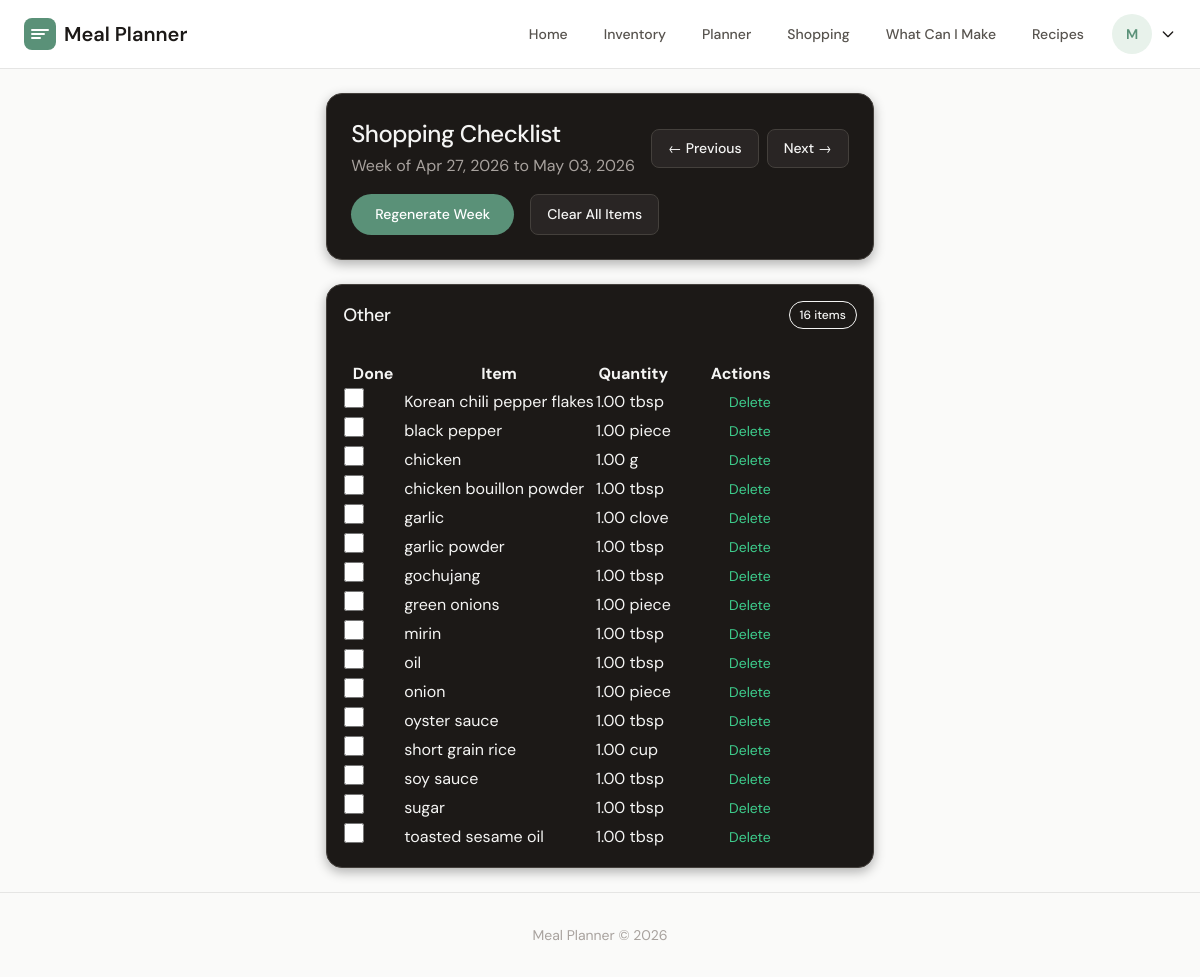
The app's page /shopping/ (signed in) with its own data.
### accounts/models.py (models this page shows, shortened)
class CustomUser(AbstractUser):
    household = models.ForeignKey(
        "household.Household",
        on_delete=models.SET_NULL,
        null=True,
        blank=True,
    )
    class Meta:
        ordering = ["email"]

### shopping/models.py (models this page shows, shortened)
class ShoppingListItem(models.Model):
    shopping_week = models.ForeignKey(
        ShoppingListWeek, on_delete=models.CASCADE, related_name="items"
    )
    name = models.CharField(max_length=200, db_index=True)
    quantity = models.DecimalField(max_digits=8, decimal_places=2, default=1)
    unit = models.CharField(max_length=20, blank=True)
    category = models.CharField(max_length=50, default="other", blank=True)
    checked = models.BooleanField(default=False)
    source_recipe = models.ForeignKey(
        Recipe,
        on_delete=models.SET_NULL,
        null=True,
        blank=True,
        related_name="shopping_items",
    )
    notes = models.TextField(blank=True)
    class Meta:
        ordering = ["checked", "category", "name"]
        indexes = [
            models.Index(fields=["shopping_week", "checked"]),
            models.Index(fields=["shopping_week", "category"]),
        ]

### shopping/views.py (the view)
# urls.py: path("", ShoppingWeekView.as_view(), name="week"),
class ShoppingWeekView(LoginRequiredMixin, TemplateView):
    template_name = "shopping/shopping_week.html"
    def get_context_data(self, **kwargs):
        context = super().get_context_data(**kwargs)
        week_start = _parse_week_start(self.request.GET.get("week_start"))
        household = self.request.user.household
        shopping_week = ShoppingListWeek.objects.filter(
            household=household,
            week_start=week_start,
        ).first()
        if shopping_week is None:
            shopping_week = generate_week_shopping_list(household, week_start)
        context["shopping_week"] = shopping_week
        context["shopping_items"] = shopping_week.items.all()
        context["week_start"] = week_start
        context["week_end"] = week_start + timedelta(days=6)
        context["previous_week"] = week_start - timedelta(days=7)
        context["next_week"] = week_start + timedelta(days=7)
        context["week_start_iso"] = week_start.isoformat()
        context["previous_week_iso"] = context["previous_week"].isoformat()
        context["next_week_iso"] = context["next_week"].isoformat()
        context["week_url"] = reverse("shopping:week")
        context["regenerate_week_url"] = reverse("shopping:regenerate_week")
        context["clear_week_url"] = reverse("shopping:week_clear")
        return context

### shopping/views.py (called while the page is built)
def _current_monday():
    today = date.today()
    return today - timedelta(days=today.weekday())

def _parse_week_start(raw_value):
    if not raw_value:
        return _current_monday()
    try:
        parsed = datetime.strptime(raw_value, "%Y-%m-%d").date()
    except ValueError:
        return _current_monday()
    return parsed - timedelta(days=parsed.weekday())

### templates/shopping/shopping_week.html (shortened to what this page needs)
{% extends "base.html" %}
{% block content %}
<div class="max-w-5xl mx-auto space-y-6">
    <div class="card-dark">
        <div class="p-6">
            <div class="flex flex-wrap items-center justify-between gap-4 mb-4">
                <div>
                    <h1 class="text-2xl font-medium mb-1">Shopping Checklist</h1>
                    <p style="color: var(--text-light-gray);">
                        Week of {{ week_start|date:"M d, Y" }} to {{ week_end|date:"M d, Y" }}
                    </p>
                </div>
                <div class="flex items-center gap-2">
                    <a href="{% url 'shopping:week' %}?week_start={{ previous_week|date:'Y-m-d' }}" class="btn-ghost">
                        ← Previous
                    </a>
                    <a href="{% url 'shopping:week' %}?week_start={{ next_week|date:'Y-m-d' }}" class="btn-ghost">
                        Next →
                    </a>
                </div>
            </div>
            <div class="flex flex-wrap gap-4">
                <form method="post" action="{% url 'shopping:regenerate_week' %}">
                    <button type="submit" class="btn-pill">
                        Regenerate Week
                    </button>
                </form>
                <button
                    type="button"
                    class="btn-ghost"
                    style="color: #fc7981;"
                    onclick="clearWeekItems('{{ week_start|date:'Y-m-d' }}')"
                >
                    Clear All Items
                </button>
            </div>
        </div>
    </div>
    {% if shopping_items %}
        {% regroup shopping_items by category as category_groups %}
        {% for category_group in category_groups %}
        <div class="card-dark">
            <div class="p-4 flex items-center justify-between" style="border-bottom: 1px solid var(--border-dark);">
                <h2 class="text-lg font-medium capitalize">{{ category_group.grouper|default:"Other" }}</h2>
                <span class="badge-dark">{{ category_group.list|length }} item{{ category_group.list|length|pluralize }}</span>
            </div>
            <div class="p-4">
                <table class="table-dark">
                    <thead>
                        <tr>
                            <th style="width: 60px;">Done</th>
                            <th>Item</th>
                            <th>Quantity</th>
                            <th style="width: 100px; text-align: right;">Actions</th>
                        </tr>
                    </thead>
                    <tbody>
                        {% for item in category_group.list %}
                        <tr id="item-row-{{ item.id }}" style="{% if item.checked %}opacity: 0.6;{% endif %}">
                            <td>
                                <input
                                    type="checkbox"
                                    style="width: 20px; height: 20px;"
                                    onchange="toggleShoppingItem({{ item.id }}, this)"
                                >
                            </td>
                            <td style="{% if item.checked %}text-decoration: line-through;{% endif %}">
                                {{ item.name }}
                            </td>
                            <td>{{ item.quantity }} {{ item.unit }}</td>
                            <td style="text-align: right;">
                                <a href="{% url 'shopping:item_delete' item.pk %}" class="link-green text-sm">Delete</a>
                            </td>
                        </tr>
                        {% endfor %}
                    </tbody>
                </table>
            </div>
        </div>
        {% endfor %}
    {% endif %}
</div>
{% endblock %}

### templates/base.html (shortened to what this page needs)
<!DOCTYPE html>
<html lang="en">
<head>
    <script src="https://cdn.tailwindcss.com"></script>
    </head>
    <body class="min-h-screen flex flex-col">
        <nav class="nav" x-data="{ menuOpen: false, userMenuOpen: false }">
            <div class="max-w-7xl mx-auto flex items-center justify-between">
                <div>
                    <a href="{% url 'home' %}" class="flex items-center gap-2 text-xl font-semibold" style="color: var(--text-primary); text-decoration: none;">
                        <svg class="w-8 h-8" viewBox="0 0 32 32" fill="none">
                            <rect width="32" height="32" rx="8" fill="var(--brand-primary)"/>
                            <path d="M8 12h16M8 16h12M8 20h8" stroke="white" stroke-width="2" stroke-linecap="round"/>
                        </svg>
                        <span class="hidden sm:inline">Meal Planner</span>
                    </a>
                </div>
                <div class="hidden lg:flex items-center gap-1">
                    <a href="{% url 'home' %}" class="nav-link">Home</a>
                    {% if user.is_authenticated %}
                    <a href="{% url 'inventory:inventory_list' %}" class="nav-link">Inventory</a>
                    <a href="{% url 'meal_planner:planner' %}" class="nav-link">Planner</a>
                    <a href="{% url 'shopping:week' %}" class="nav-link">Shopping</a>
                    <a href="{% url 'shopping:discovery' %}" class="nav-link">What Can I Make</a>
                    {% endif %}
                    <a href="{% url 'recipes:recipe_list' %}" class="nav-link">Recipes</a>
                    {% if user.is_authenticated %}
                    <div class="relative">
                        <button @click="userMenuOpen = !userMenuOpen" class="flex items-center gap-2 ml-2">
                            <div class="avatar">{{ user.username|slice:":1"|upper }}</div>
                            <svg class="w-4 h-4" fill="none" stroke="currentColor" viewBox="0 0 24 24">
                                <path stroke-linecap="round" stroke-linejoin="round" stroke-width="2" d="M19 9l-7 7-7-7"></path>
                            </svg>
                        </button>
                    </div>
                    {% else %}
                    <a href="{% url 'login' %}" class="nav-link">Log in</a>
                    <a href="{% url 'register' %}" class="btn-primary">Get Started</a>
                    {% endif %}
                </div>
            </div>
        </nav>
        <main class="max-w-7xl mx-auto px-4 sm:px-6 py-6 flex-1">
        {% block content %}{% endblock %}
    </main>
    <footer class="py-8 text-center" style="border-top: 1px solid var(--border-subtle);">
        <p class="text-sm" style="color: var(--text-muted);">
            Meal Planner &copy; {% now "Y" %}
        </p>
    </footer>
</body>
</html>

### templates/base.html (style rules this page uses)
:root { --brand-primary: #5a9178; --brand-hover: #487561; --brand-light: #e8f2eb; --brand-green: #3ecf8e; --accent-coral: #e07a5f; --accent-coral-light: #fceeed; --bg-page: #fafaf9; --bg-card: #ffffff; --bg-elevated: #f5f5f4; --border-subtle: #e5e5e4; --border-medium: #d6d6d5; --text-primary: #1c1917; --text-secondary: #57534e; --text-muted: #a8a29e; --text-light-gray: #78716c; --text-mid-gray: #6b7280; --text-off-white: #d1d5db; --success-bg: #dcfce7; --success-text: #16a34a; --warning-bg: #fef3c7; --warning-text: #d97706; --error-bg: #fee2e1; --error-text: #dc2626; --font-primary: 'DM Sans', 'Helvetica Neue', Helvetica, Arial, sans-serif; --font-mono: 'JetBrains Mono', 'Menlo', monospace; }
* { font-family: var(--font-primary); }
body { background-color: var(--bg-page); color: var(--text-primary); font-family: var(--font-primary); font-weight: 400; line-height: 1.50; }
h1, h2, h3, h4, h5, h6 { font-weight: 600; letter-spacing: -0.02em; }
h1 { font-size: 2.5rem; line-height: 1.1; }
h2 { font-size: 1.875rem; line-height: 1.2; }
.card-dark { background: #1c1917; border: 1px solid #44403c; border-radius: 16px; box-shadow: 0 4px 12px rgba(0,0,0,0.3); }
.card-dark, .card-dark * { color: #f5f5f4 !important; }
.card-dark .btn-primary, .card-dark .btn-pill { color: white !important; }
.card-dark input, .card-dark select, .card-dark textarea { background: #292524 !important; border-color: #44403c !important; color: #f5f5f4 !important; }
.card-dark input::placeholder, .card-dark textarea::placeholder { color: #78716c !important; }
.card-dark .text-sm, .card-dark p { color: #a8a29e !important; }
.card-dark .link, .card-dark a { color: #3ecf8e !important; }
.card-dark .btn-ghost { background: #292524; color: #f5f5f4 !important; border: 1px solid #44403c; }
.card-dark .link-green { color: #3ecf8e !important; }
.btn-pill { background: var(--brand-primary); color: white !important; font-family: var(--font-primary); font-weight: 500; font-size: 0.875rem; padding: 10px 24px; border: none; border-radius: 9999px; cursor: pointer; transition: all 0.2s ease; display: inline-flex; align-items: center; justify-content: center; gap: 0.5rem; }
.link-green { color: #3ecf8e !important; }
.badge-dark { display: inline-flex; align-items: center; padding: 4px 10px; border-radius: 9999px; font-size: 0.75rem; font-weight: 500; border: 1px solid; }
.btn-ghost { background: transparent; color: var(--text-secondary); font-family: var(--font-primary); font-weight: 500; font-size: 0.875rem; padding: 8px 16px; border: none; border-radius: 8px; cursor: pointer; transition: all 0.2s ease; }
.nav { background: var(--bg-card); border-bottom: 1px solid var(--border-subtle); padding: 14px 24px; position: sticky; top: 0; z-index: 50; }
.nav-link { font-family: var(--font-primary); font-weight: 500; font-size: 0.875rem; color: var(--text-secondary); text-decoration: none; padding: 8px 16px; border-radius: 8px; transition: all 0.2s ease; }
.avatar { width: 40px; height: 40px; border-radius: 50%; background: var(--brand-light); color: var(--brand-primary); display: flex; align-items: center; justify-content: center; font-weight: 600; font-size: 0.875rem; }

### records on screen
CustomUser: username "M"
ShoppingListItem: grouper "Other", name "Korean chili pepper flakes", quantity "1.00", unit "tbsp"
ShoppingListItem: name "black pepper", quantity "1.00", unit "piece"
ShoppingListItem: name "chicken", quantity "1.00", unit "g"
ShoppingListItem: name "chicken bouillon powder", quantity "1.00", unit "tbsp"
ShoppingListItem: name "garlic", quantity "1.00", unit "clove"
ShoppingListItem: name "garlic powder", quantity "1.00", unit "tbsp"
ShoppingListItem: name "gochujang", quantity "1.00", unit "tbsp"
ShoppingListItem: name "green onions", quantity "1.00", unit "piece"
ShoppingListItem: name "mirin", quantity "1.00", unit "tbsp"
ShoppingListItem: name "oil", quantity "1.00", unit "tbsp"
ShoppingListItem: name "onion", quantity "1.00", unit "piece"
ShoppingListItem: name "oyster sauce", quantity "1.00", unit "tbsp"
ShoppingListItem: name "short grain rice", quantity "1.00", unit "cup"
ShoppingListItem: name "soy sauce", quantity "1.00", unit "tbsp"
ShoppingListItem: name "sugar", quantity "1.00", unit "tbsp"
ShoppingListItem: name "toasted sesame oil", quantity "1.00", unit "tbsp"

### other values on screen
{{ week_start|date:"M d, Y" }} "Apr 27, 2026"
{{ week_end|date:"M d, Y" }} "May 03, 2026"
{{ category_group.list|length }} "16"
